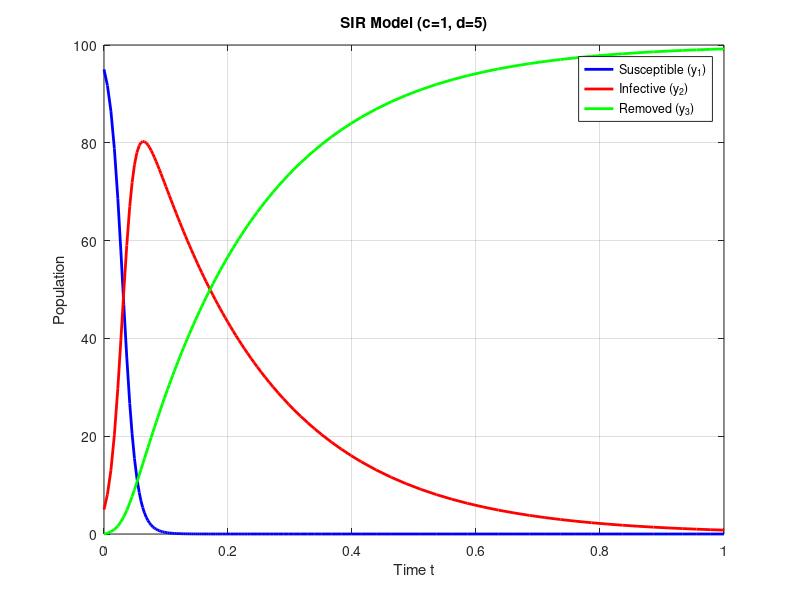

Source code (MATLAB):
% Problem 4: SIR Model using ode45
clc; clear; close all;

% Parameters
c = 1;  % Infection rate
d = 5;  % Removal rate

% Time span and Initial Conditions
tspan = [0 1];
y0 = [95; 5; 0]; % [Susceptible; Infective; Removed]

% Define ODE system function nested or as a handle
% y(1) = Susceptible, y(2) = Infective, y(3) = Removed
ode_system = @(t, y) [ -c * y(1) * y(2);            % y1'
                        c * y(1) * y(2) - d * y(2); % y2'
                        d * y(2) ];                 % y3'

% Solve using ode45 (Runge-Kutta)
[t, y] = ode45(ode_system, tspan, y0);

% Plotting
figure;
plot(t, y(:,1), 'b-', 'LineWidth', 2); hold on;
plot(t, y(:,2), 'r-', 'LineWidth', 2);
plot(t, y(:,3), 'g-', 'LineWidth', 2);

title(['SIR Model (c=', num2str(c), ', d=', num2str(d), ')']);
xlabel('Time t');
ylabel('Population');
legend('Susceptible (y_1)', 'Infective (y_2)', 'Removed (y_3)');
grid on;

% Display final values
fprintf('Final Populations at t=1:\n');
fprintf('Susceptibles: %.4f\n', y(end, 1));
fprintf('Infectives:   %.4f\n', y(end, 2));
fprintf('Removed:      %.4f\n', y(end, 3));
